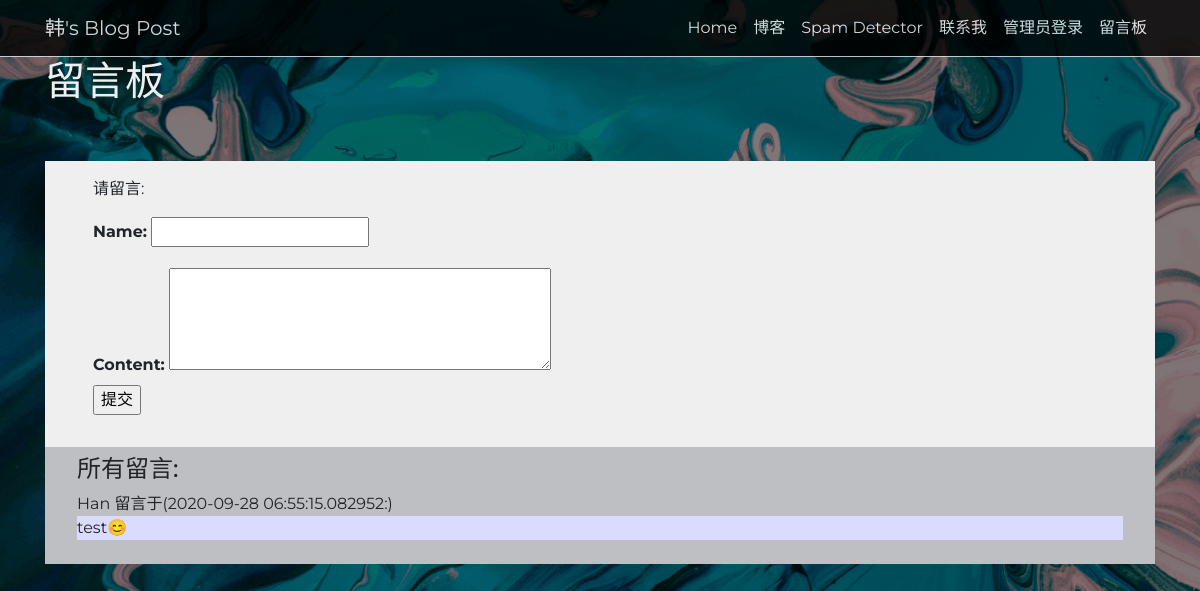
The app's page /textbook with its own data.
### app.py (models this page shows)
class Textbook(db.Model):
    __tablename__ = 'Textbook'
    id = db.Column(db.Integer, primary_key=True)
    name = db.Column(db.String(30), nullable=False, default='Not Available')
    text = db.Column(db.Text, nullable=False)
    timestamp = db.Column(db.DateTime, nullable=False, default=datetime.utcnow)

### app.py (the view)
@app.route('/textbook', methods=['POST', 'GET'])
def textbook():
    if request.method =='POST':
        name = request.form['name']
        text = request.form['text']
        newtext = Textbook(name=name, text=text)
        db.session.add(newtext)
        db.session.commit()
        return redirect('/textbook')
    else:
        data = Textbook.query.order_by(Textbook.timestamp.desc()).all()
        return render_template('showtext.html', text_db=data)

### templates/showtext.html (shortened to what this page needs)
 {% extends 'base.html' %}
{% block body %}
<link rel="stylesheet" type= "text/css" href="{{ url_for('static', filename='css/showtext.css') }}">
<div id="main">
    <h1>留言板</h1>
    <br>
    <br>
    <div id="form-area">
        <form action="{{ url_for('textbook') }}" method="POST">
             <p>请留言:</p>
             <p>
             <label for="name"><strong>Name: </strong></label>
             <input type="text" size="22" name="name">
             </p>
             <label for="text"><strong>Content: </strong></label>
             <textarea rows="4" cols="40" name="text"></textarea>
             <p>
             <input type="submit" value="提交">
             </p>
        </form>
    </div>
<div id="entries-area">
<h4>所有留言: </h4>
<div class="entry">
    {% for greeting in text_db %}
    <h7>{{ greeting.name }}
    留言于({{ greeting.timestamp }}:)</h7>
    <p>{{ greeting.text }}</p>
    {% endfor %}
</div>
</div>
</div>
{% endblock %}

### static/css/main.css (style rules this page uses)
body { font-family: Helvetica, sans-serif; }
h1, h2, h3 { font-family: 'Montserrat', sans-serif; }

### static/css/showtext.css (style rules this page uses)
body { margin: 0; font-size: 1rem; font-family: Montserrat, sans-serif; font-weight: 400; line-height: 1.5; text-align: left; background: linear-gradient(rgba(0,0,0,0.5), rgba(0,0,0,0.5)), url("../img/blue.png") no-repeat center center fixed; -webkit-background-size: cover; -moz-background-size: cover; -o-background-size: cover; background-size: cover; }
h1 { padding:0 lem; color:#EFEFEF; }
#main { padding:0; }
#form-area { padding:1.0em 3em; background-color:#EFEFEF; }
#entries-area { padding:0.5em 2em; background-color:#BEBFC3; }
.entry p { padding:0.5em lem; background-color:#DBDBFF; }

### records on screen
Textbook: name "Han", timestamp "2020-09-28 06:55:15.082952", text "test😊"
